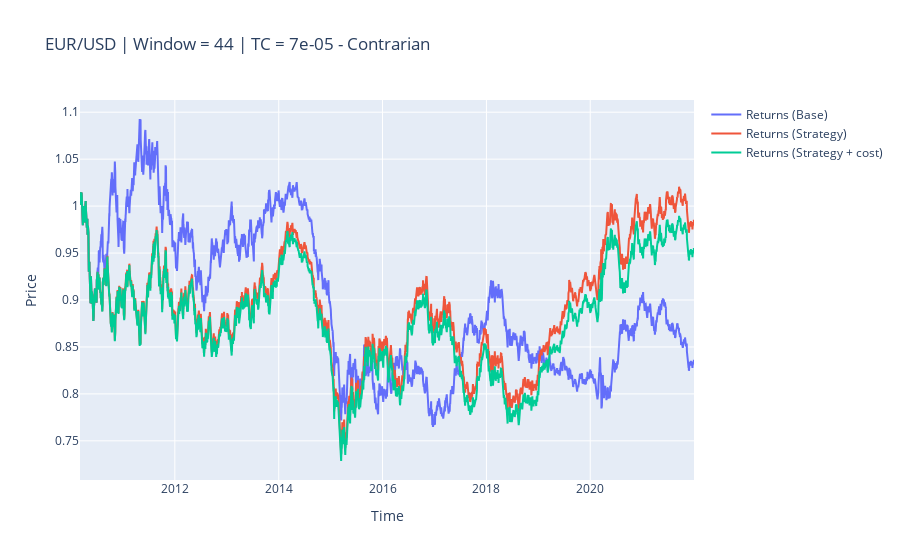

This figure's notebook cell:
### Markdown cell above
Set of parameters which give maximum returns and a plot of returns for the same

### Code cell
testMCB.plot_results()

### Figure 1 — Plotly figure (JSON) as saved in the notebook; plotly's stock layout.template omitted (floating-point values rounded to 4 significant figures; data arrays with more than 128 entries replaced by an {"elided": "..."} marker saying what was removed)
{"data": [{"name": "Returns (Base)", "type": "scatter", "x": {"elided": "3081 str values"}, "y": {"elided": "3081 float values"}}, {"name": "Returns (Strategy)", "type": "scatter", "x": {"elided": "3081 str values"}, "y": {"elided": "3081 float values"}}, {"name": "Returns (Strategy + cost)", "type": "scatter", "x": {"elided": "3081 str values"}, "y": {"elided": "3081 float values"}}], "layout": {"title": {"text": "EUR/USD | Window = 44 | TC = 7e-05 - Contrarian"}, "xaxis": {"title": {"text": "Time"}}, "yaxis": {"title": {"text": "Price"}}}}
